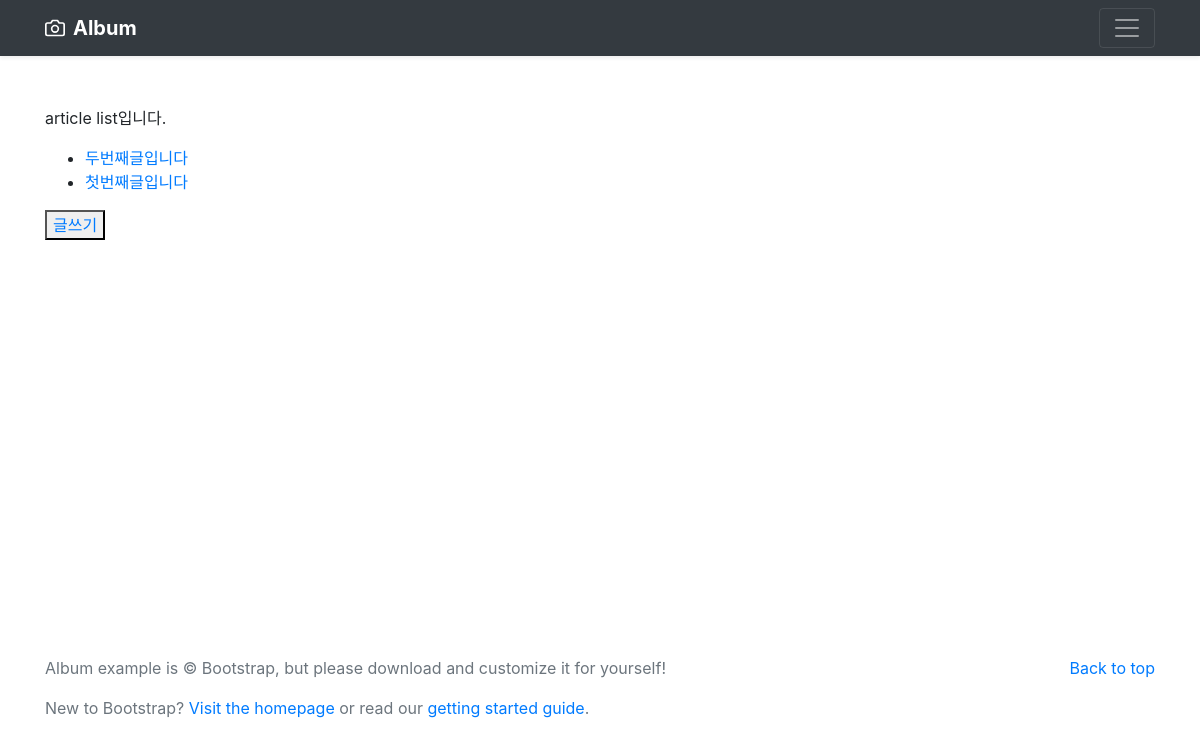
Before: /article_list/ with the older database file.
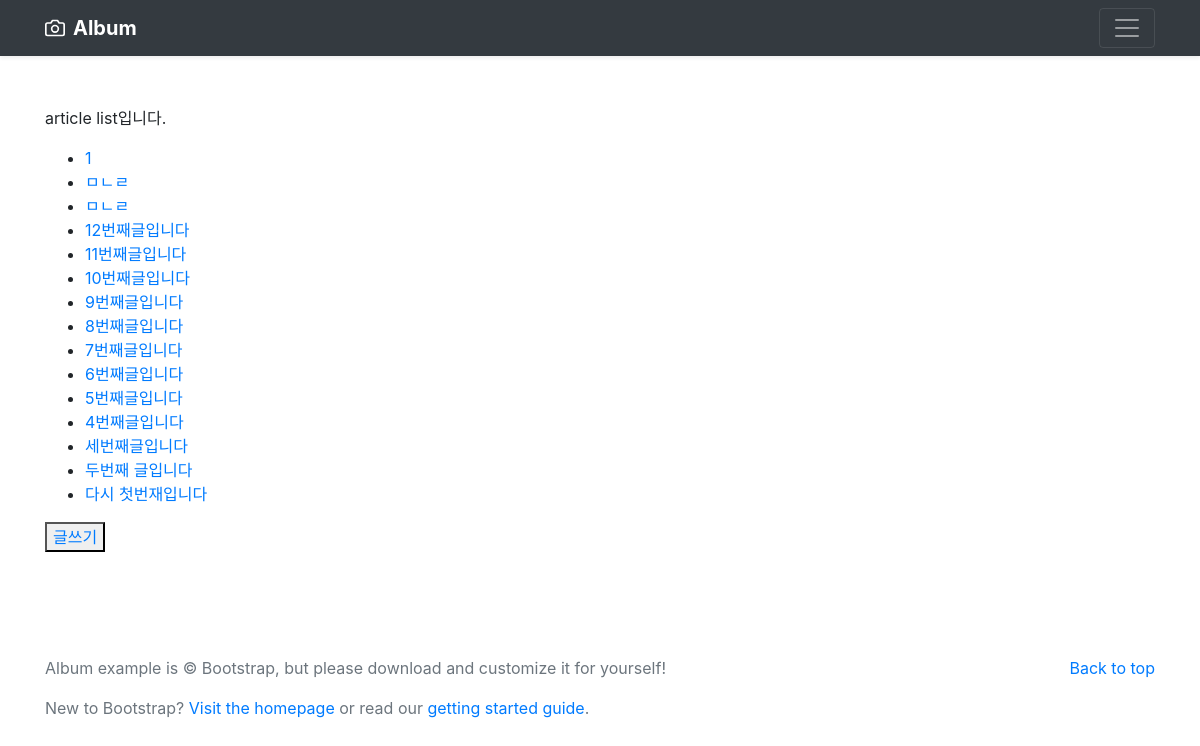
After: the same page with the newer database file.
### core/models.py (models this page shows)
class Article(models.Model):
    title = models.CharField(max_length=30, verbose_name='제목')
    contents = models.TextField(verbose_name='내용')
    author = models.TextField(verbose_name='저자')
    created_at = models.DateTimeField(auto_now_add=True)
    updated_at = models.DateTimeField(auto_now=True)
    def __str__(self):
        return self.title

### core/views.py (the view)
# urls.py: path('article_list/', views.article_list, name='article_list'),
def article_list(request):
    articles = Article.objects.all().order_by('-id')
    return render(request, 'core/article_list.html', {'articles': articles})

### core/templates/core/article_list.html
{% extends 'base.html' %}
{% block content %}
  <p>article list입니다.</p>
  <ul>
    {% for article in articles %}
      <li>
        <a href="{% url 'core:article_detail' article.pk %}">
          {{ article }}
        </a>
      </li>
    {% endfor %}
  </ul>
  <button><a href="{% url 'core:article_create' %}">글쓰기</a></button>
{% endblock %}

Changed rows visible on the page:
added Article: title "1"
added Article: title "ㅁㄴㄹ"
added Article: title "ㅁㄴㄹ"
added Article: title "12번째글입니다"
added Article: title "11번째글입니다"
added Article: title "10번째글입니다"
added Article: title "9번째글입니다"
added Article: title "8번째글입니다"
added Article: title "7번째글입니다"
added Article: title "6번째글입니다"
added Article: title "5번째글입니다"
added Article: title "4번째글입니다"
added Article: title "세번째글입니다"
changed Article: title "두번째글입니다" → "두번째 글입니다"
changed Article: title "첫번째글입니다" → "다시 첫번재입니다"
